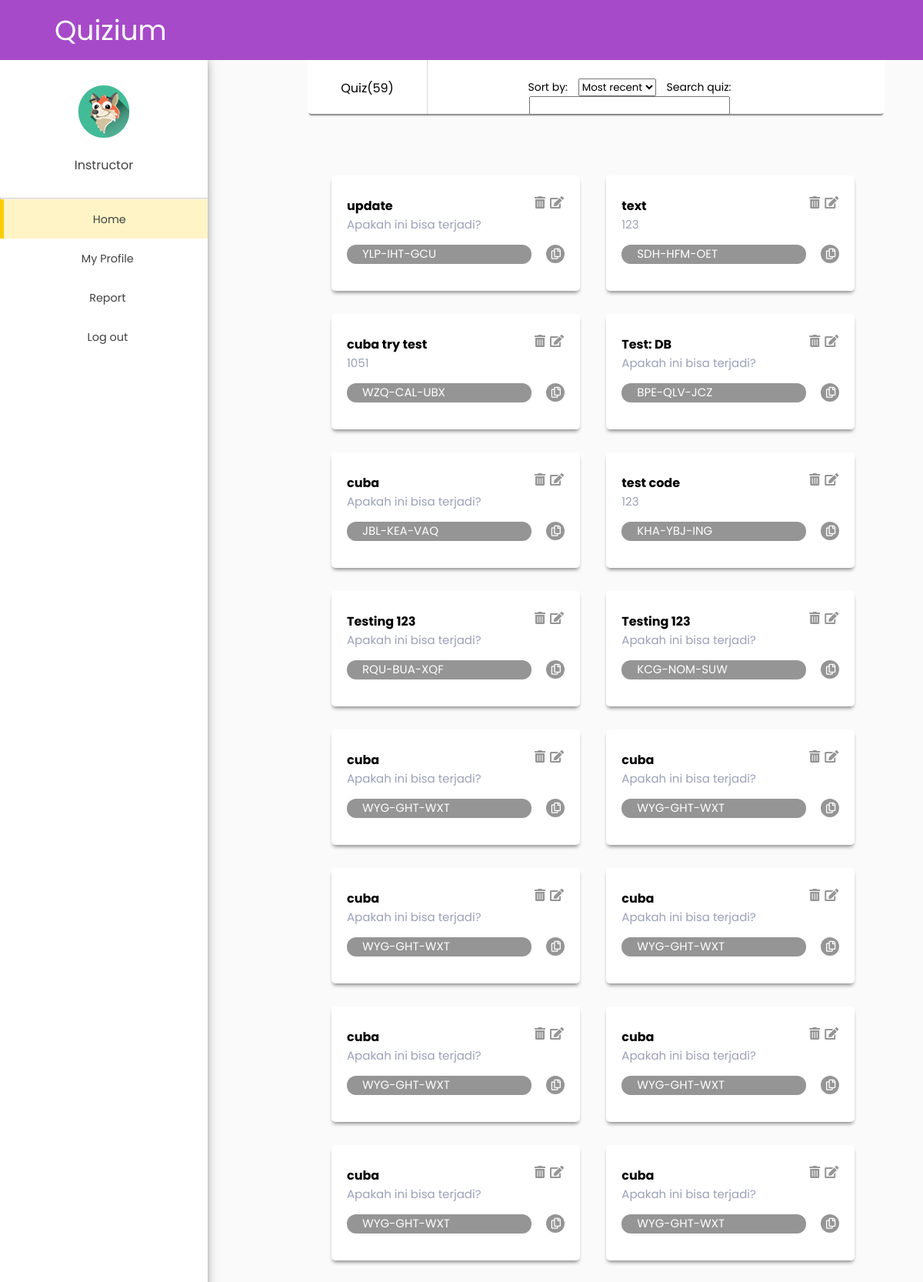
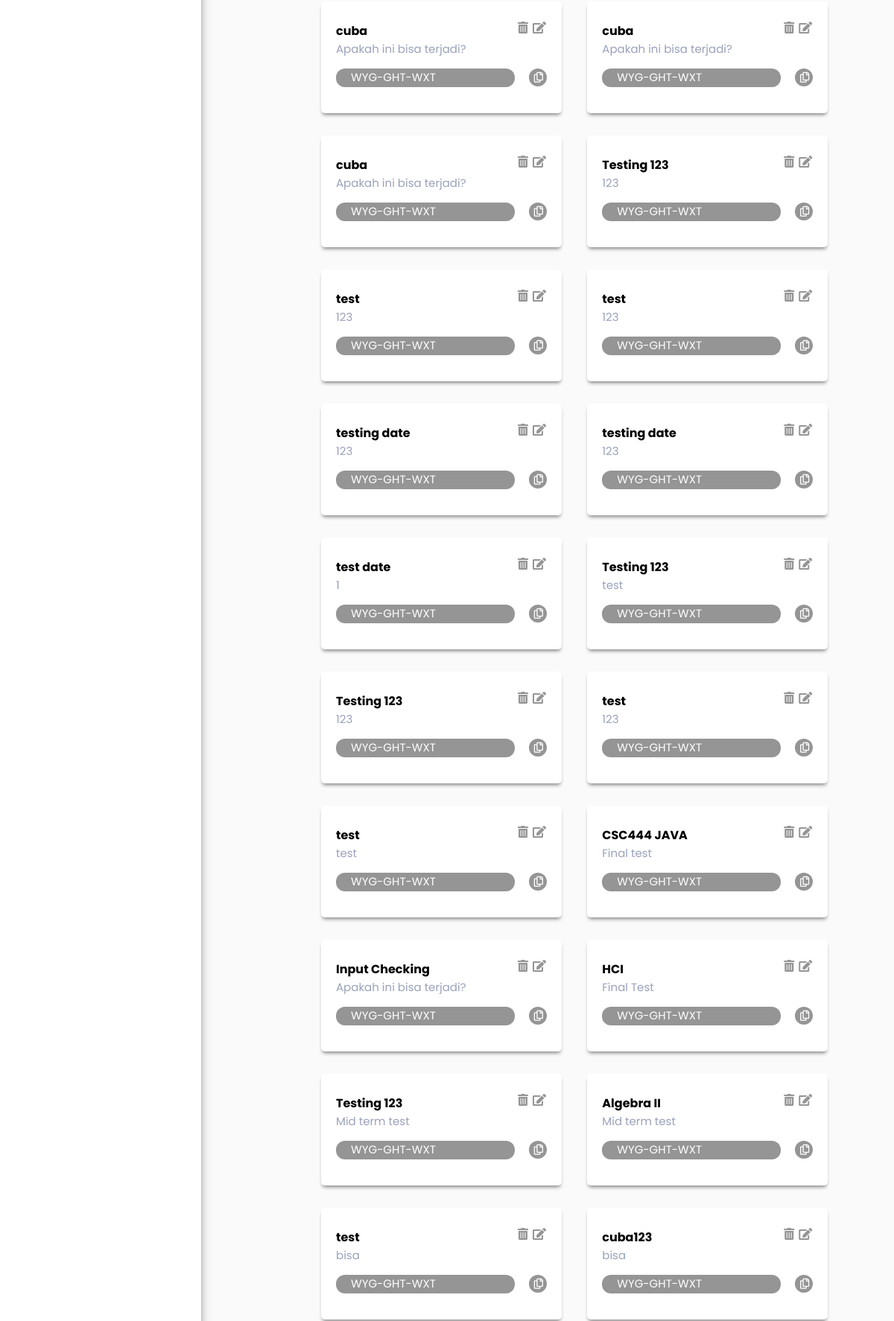
Screenshot of /instructor/index.php (signed in, upper part) with the database file from the repository (2 pictures, top to bottom).
### tables this page shows
CREATE TABLE `quiz` (
  `quizID` int(11) NOT NULL,
  `InstructorID` int(11) NOT NULL,
  `quizName` varchar(255) NOT NULL,
  `dateOpen` datetime NOT NULL,
  `dateClose` datetime NOT NULL,
  `quizDescription` varchar(255) NOT NULL,
  `quizCode` varchar(255) NOT NULL,
  `classAverage` float NOT NULL
);

### database/query/instructorProfile.php (called while the page is built, shortened)
<?php
$id = $_SESSION["instructorID"];
$sql = "SELECT * FROM `instructor`
        WHERE `instructorID` = $id";
$result = $conn->query($sql);
?>

### database/mutation/Quiz/ViewQuiz.php (called while the page is built)
<?php
$query = "SELECT * FROM quiz ORDER BY quizID desc";
$result = $conn->query($query);
?>

### instructor/index.php (the view, shortened to what this page needs)
<?php
include("../config/db_connect.php");
include("../database/query/instructorProfile.php");
?>
<html>
<head>
    <link rel="stylesheet" href="https://cdn.jsdelivr.net/gh/lykmapipo/themify-icons@0.1.2/css/themify-icons.css">
    <link rel="stylesheet" href="https://use.fontawesome.com/releases/v5.15.1/css/all.css">
    <link rel="stylesheet" href="../css/style.css">
    <link rel="stylesheet" href="../css/modal.css">
</head>
<body>
    <div class="sidebar">
        <div class="sidebar-user">
        <?php
            $imageURL1 = "";
            $row1 = $result-> fetch_assoc();
            if(!empty($row1["imgName"])){
                $imageURL1 = '../imgInstructor/'.$row1["imgName"];
            } else {
                $imageURL1 = "../image/fox.png";
            }
        ?>
            <img src="<?php echo $imageURL1;?>">
            <div class="user-image">
                <p>Instructor</p>
            </div>
        </div>
        <div class="sidebar-menu">
            <hr>
            <ul>
                <li class="active">
                    <a href="#">
                        <span>Home</span>
                    </a>
                </li>
                <li>
                    <a href="profile.php">
                        <span>My Profile</span>
                    </a>
                </li>
                <li>
                    <a href="report.php">
                        <span>Report</span>
                    </a>
                </li>
                <li>
                    <a href="../database/query/logoutInstructor.php?action=Logout">
                        <span>Log out</span>
                    </a>
                </li>
            </ul>
        </div>
    </div>
    <div class="main-content">
        <header>
            <div class="website-name">
                <h3>
                <a href="#"><span>Quizium</span></a>
                </h3>
            </div>
        </header>
        <main>
            <div class="sorting">
                <div class="quizTot">
                    Quiz(<?php include ("../database/mutation/Quiz/countQuiz.php")?>)
                </div>
                <div class="sortBy">
                    <p>Sort by:</p>
                    <select name="sortBy">
                        <option value="recent">Most recent</option>
                    </select>
                    <p>Search quiz:</p>
                    <input type="text">
                </div>
            </div>
            <div class="card-container">
            <?php
            include("../database/mutation/quiz/viewquiz.php");
                  if($result-> num_rows >0) {
                  while ($row = $result-> fetch_assoc()) {
            ?>
            <div class="card-quiz">
                <div class="quiz-name">
                    <p><?php echo $row["quizName"]?></p>
                    <a href="../database/mutation/quiz/deletequiz.php?id=<?php echo $row["quizID"]; ?>" class="left"><i class="fas fa-trash-alt" onClick="return confirm('Are you sure to remove this quiz?')" aria-hidden="true"></i></a>
                    <div class="left-left"><a href="edit.php?id=<?php echo $row["quizID"]; ?>"><i class="fas fa-edit"></i></a></div>
                </div>
                <div class="card-desc">
                    <p><?php echo $row["quizDescription"]?></p>
                </div>
                <div class="quiz-code">
                    <p id="code"><?php echo $row["quizCode"]?></p>
                </div>
                <div class="quiz-copy">
                    <i class="far fa-copy" onClick="copy2Clipboard()"></i>
                </div>
            </div>
            <?php }
            } ?>
            </div>
        </main>
    </div>
    </body>
</html>

### css/style.css (style rules this page uses)
:root { --main-color: #A64AC9; --text-grey: #414141; --background: #FAFAFA; }
* { font-family: 'Poppins', sans-serif; margin: 0; padding: 0; text-decoration: none; list-style-type: none; box-sizing: border-box; }
.sidebar { height: calc(100% - 60px); width: 270px; position: fixed; left: 0; top: 78px; z-index: 100; background: #fff; color: var(--text-grey); overflow-y: auto; box-shadow: -5px 0 15px 0 rgb(54, 54, 54); z-index: 1; }
.sidebar li { text-align: center; padding-top: 13px; padding-bottom: 13px; }
.sidebar a { color: var(--text-grey); font-size: .9rem; }
.sidebar a span:last-child { padding-left: .6rem; }
.sidebar-user { padding-top: 30px; padding-bottom: 30px; text-align: center; }
.sidebar-user img { border-radius: 50%; height: 74px; width: 72px; }
.user-image { padding-top: 20px; }
.main-content { position: relative; margin-left: 270px; }
header { position: fixed; top: 0; left: 0; z-index: 100; width: 100%; background: var(--main-color); height: 78px; padding: 0rem 1rem; display: flex; align-items: center; justify-content: space-between; border-bottom: 1px solid #ccc; z-index: 2; border: none; }
main { margin-top: 78px; background: var(--background); min-height: 90vh; padding: 1rem; }
h3 { font-size: 36px; font-weight: 400; font-style: normal; font-family: 'Poppins', sans-serif; color: #FFF; }
.website-name { padding-left: 55px; }
.website-name a { text-decoration: none; color: #FFF; }
.active { background-color: #fccf053a; border-left: 5px solid #FCCD05; color: #FFF; }
hr { border-top: 1px solid #DBD5D5; }
.sorting { left: 500; border-radius: 5px; width: 750px; height: 76px; background-color: #FFF; box-shadow: 0 4px 2px -2px rgb(131, 128, 128); position: fixed; top: 72; left: 400; right: 500; display: inline-block; z-index: 1; }
.sorting .quizTot { text-align: center; height: 76px; width: 156px; padding: 30px; border-right: 1px solid #DBD5D5; float: left; }
.sorting .sortBy { width: 545px; height: 76px; font-size: 14px; text-align: center; padding: 30px; margin-left: 146px; }
.sorting .sortBy p { display:inline; padding: 10px; }
.card-container { margin-top: 119px; margin-left: 130px; }
.card-quiz { width: 323px; height: 150px; background-color: #fff; box-shadow: 0 4px 5px -2px rgb(131, 128, 128); border-radius: 5px; padding-left: 20px; padding-right: 20px; padding-top: 27px; padding-bottom: 27px; margin: 15px; display: inline-block; }
.card-quiz .quiz-name { display: inline-flex; position: relative; }
.card-quiz .quiz-name p { font-weight: bold; }
i { cursor: pointer; color: #959595; padding-left: 4px; }
.left { position: absolute; left: 240px; }
.left-left { position: absolute; left: 260px; }
.card-desc p { color: #9AA2B9; font-size: 15px; }
.quiz-code { width: 240px; height: 25px; background-color: #959595; border-radius: 12px; padding-left: 20px; margin-top: 15px; float: left; }
.quiz-code p { color: #FFF; font-size: 15px; }
.quiz-copy { width:24px; height: 24px; border-radius: 50px; background-color: #959595; padding: 5px; margin-top: 15px; float: right; }
.card-quiz .quiz-copy i { color: #FFF; font-size: 14px; float: right; text-align: center; }

### rows the page displays
quiz: quizName "update", quizDescription "Apakah ini bisa terjadi?", quizCode "YLP-IHT-GCU"
quiz: quizName "text", quizDescription "123", quizCode "SDH-HFM-OET"
quiz: quizName "cuba try test", quizDescription "1051", quizCode "WZQ-CAL-UBX"
quiz: quizName "Test: DB", quizDescription "Apakah ini bisa terjadi?", quizCode "BPE-QLV-JCZ"
quiz: quizName "cuba", quizDescription "Apakah ini bisa terjadi?", quizCode "JBL-KEA-VAQ"
quiz: quizName "test code", quizDescription "123", quizCode "KHA-YBJ-ING"
quiz: quizName "Testing 123", quizDescription "Apakah ini bisa terjadi?", quizCode "RQU-BUA-XQF"
quiz: quizName "Testing 123", quizDescription "Apakah ini bisa terjadi?", quizCode "KCG-NOM-SUW"
quiz: quizName "cuba", quizDescription "Apakah ini bisa terjadi?", quizCode "WYG-GHT-WXT"
quiz: quizName "cuba", quizDescription "Apakah ini bisa terjadi?", quizCode "WYG-GHT-WXT"
quiz: quizName "cuba", quizDescription "Apakah ini bisa terjadi?", quizCode "WYG-GHT-WXT"
quiz: quizName "cuba", quizDescription "Apakah ini bisa terjadi?", quizCode "WYG-GHT-WXT"
quiz: quizName "cuba", quizDescription "Apakah ini bisa terjadi?", quizCode "WYG-GHT-WXT"
quiz: quizName "cuba", quizDescription "Apakah ini bisa terjadi?", quizCode "WYG-GHT-WXT"
quiz: quizName "cuba", quizDescription "Apakah ini bisa terjadi?", quizCode "WYG-GHT-WXT"
quiz: quizName "cuba", quizDescription "Apakah ini bisa terjadi?", quizCode "WYG-GHT-WXT"
quiz: quizName "cuba", quizDescription "Apakah ini bisa terjadi?", quizCode "WYG-GHT-WXT"
quiz: quizName "cuba", quizDescription "Apakah ini bisa terjadi?", quizCode "WYG-GHT-WXT"
quiz: quizName "cuba", quizDescription "Apakah ini bisa terjadi?", quizCode "WYG-GHT-WXT"
quiz: quizName "Testing 123", quizDescription "123", quizCode "WYG-GHT-WXT"
quiz: quizName "test", quizDescription "123", quizCode "WYG-GHT-WXT"
quiz: quizName "test", quizDescription "123", quizCode "WYG-GHT-WXT"
quiz: quizName "testing date", quizDescription "123", quizCode "WYG-GHT-WXT"
quiz: quizName "testing date", quizDescription "123", quizCode "WYG-GHT-WXT"
quiz: quizName "test date", quizDescription "1", quizCode "WYG-GHT-WXT"
quiz: quizName "Testing 123", quizDescription "test", quizCode "WYG-GHT-WXT"
quiz: quizName "Testing 123", quizDescription "123", quizCode "WYG-GHT-WXT"
quiz: quizName "test", quizDescription "123", quizCode "WYG-GHT-WXT"
quiz: quizName "test", quizDescription "test", quizCode "WYG-GHT-WXT"
quiz: quizName "CSC444 JAVA", quizDescription "Final test", quizCode "WYG-GHT-WXT"
quiz: quizName "Input Checking", quizDescription "Apakah ini bisa terjadi?", quizCode "WYG-GHT-WXT"
quiz: quizName "HCI", quizDescription "Final Test", quizCode "WYG-GHT-WXT"
quiz: quizName "Testing 123", quizDescription "Mid term test", quizCode "WYG-GHT-WXT"
quiz: quizName "Algebra II", quizDescription "Mid term test", quizCode "WYG-GHT-WXT"
quiz: quizName "test", quizDescription "bisa", quizCode "WYG-GHT-WXT"
quiz: quizName "cuba123", quizDescription "bisa", quizCode "WYG-GHT-WXT"

### other values shown
$row["c"] "59"
